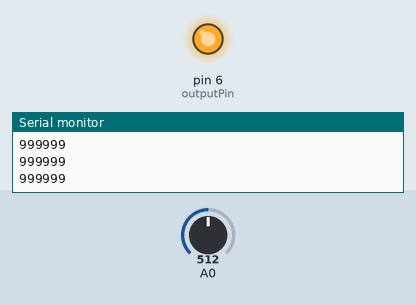
A sketch run on a simulated Arduino Uno, built with avr-gcc and run on an emulated ATmega328P. Shown: output pins drawn as LEDs (lit = HIGH), the last lines printed to the serial monitor. The inputs (shaded band) are chosen by the test bench; at power-on: A0 = 512. No radio packets arrive unless stated; pins used as bus, display or sensor lines are not drawn.

Above: at 1.2 s.
1.3 s: A0 set to 462
2.8 s: A0 set to 438
At 3.7 s:
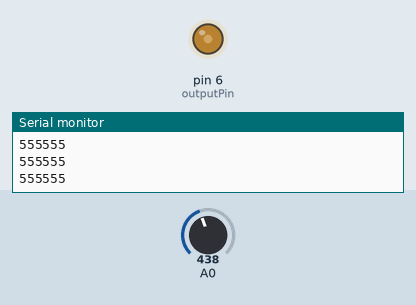
4.3 s: A0 set to 357
5.8 s: A0 set to 337
At 6.4 s:
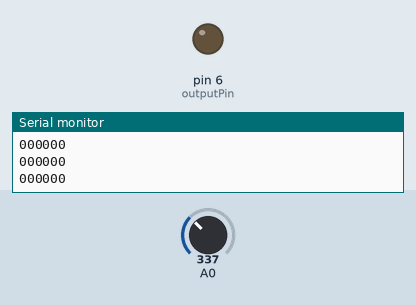
7.3 s: A0 set to 511
At 7.9 s:
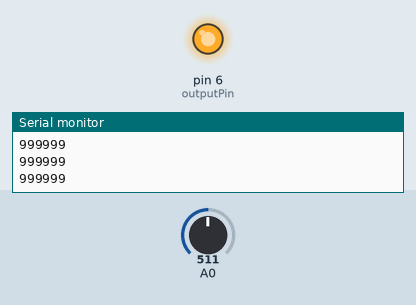
8.8 s: A0 set to 306
At 9.2 s:
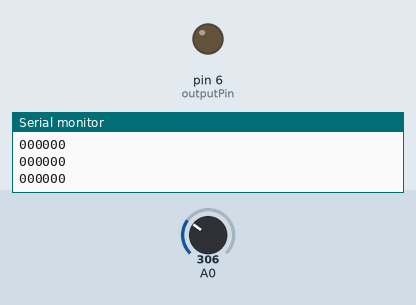
Timing chart, 0 to 11.3 s (numbered marks = the images above; inputs shaded):
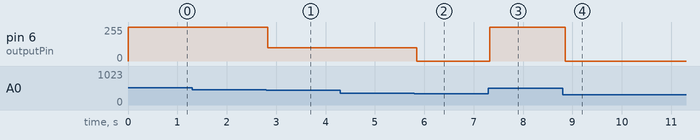

Measured:
- the behaviour switches between 451 and 450 on A0 (found by bisection; images 0 and 1)
- the behaviour switches between 351 and 350 on A0 (found by bisection; images 1 and 2)
- after the input at 2.8 s, pin 6 (outputPin): 255/255 → 100/255 at once
- after the input at 5.8 s, pin 6 (outputPin): 100/255 → 0/255 at once
- after the input at 7.3 s, pin 6 (outputPin): 0/255 → 255/255 at once
- after the input at 8.8 s, pin 6 (outputPin): 255/255 → 0/255 after 0.06 s

The sketch:

MyoMuxRF.ino
```cpp
#include <SPI.h>
#include <VirtualWire.h>

// All definitions
#define NUMCHANNELS 6
#define HEADERLEN 4
#define PACKETLEN (NUMCHANNELS * 2 + HEADERLEN + 1)
#define SAMPFREQ 256                      // ADC sampling rate 256
#define TIMER2VAL (1024/(SAMPFREQ))       // Set 256Hz sampling frequency
#define LED1  13
#define CAL_SIG 9


// Global constants and variables
volatile unsigned char TXBuf[PACKETLEN];  //The transmission packet
volatile unsigned char TXIndex;           //Next byte to write in the transmission packet.
volatile unsigned char CurrentCh;         //Current channel being sampled.
volatile unsigned char counter = 0;	  //Additional divider used to generate CAL_SIG
volatile unsigned int ADC_Value = 0;	  //ADC current value

const int feedBackPIN    = 13;
const int RFTransmitter  = 5;
const int numConnected   = 6;
const int baselineValue  = 300;
const int outputPin      = 6;

const int    msgBufferLen = 1024;
char         msgBuffer[msgBufferLen];
String       tempMsg;

// identify the controller pins for the Analog Multiplexor
// connected to the blue and red Olimex wires
int mux_blue_0 = 0;
int mux_blue_1 = 1;
int mux_blue_2 = 2;
int mux_blue_3 = 3;

int mux_red_0 = 8;
int mux_red_1 = 9;
int mux_red_2 = 10;
int mux_red_3 = 11;

int highThreshold = 150;
int midThreshold = 50;

String highSendValue = "9";
String midSendValue = "5";
String lowSendValue = "0";

// send a message over RF
void transmitMsg(String msg){
    msg.toCharArray(msgBuffer, msgBufferLen);
    vw_send((uint8_t*)msgBuffer, strlen(msgBuffer));
    vw_wait_tx();
}

void setup() {
  noInterrupts();  // Disable all interrupts before initialization

  pinMode(mux_blue_0, OUTPUT);
  pinMode(mux_blue_1, OUTPUT);
  pinMode(mux_blue_2, OUTPUT);
  pinMode(mux_blue_3, OUTPUT);

  pinMode(mux_red_0, OUTPUT);
  pinMode(mux_red_1, OUTPUT);
  pinMode(mux_red_2, OUTPUT);
  pinMode(mux_red_3, OUTPUT);

  digitalWrite(mux_blue_0, LOW);
  digitalWrite(mux_blue_1, LOW);
  digitalWrite(mux_blue_2, LOW);
  digitalWrite(mux_blue_3, LOW);

  digitalWrite(mux_red_0, LOW);
  digitalWrite(mux_red_1, LOW);
  digitalWrite(mux_red_2, LOW);
  digitalWrite(mux_red_3, LOW);

  Serial.begin(9600);

  pinMode(6, OUTPUT);

  vw_set_ptt_inverted(true);    // Required by the RF module
  vw_setup(2000);               // bps connection speed
  vw_set_tx_pin(RFTransmitter); // Arduino pin to connect the receiver data pin

  interrupts();  // Enable all interrupts after initialization has been completed
}

void loop() {
  // clear the message to transmit
  tempMsg  = "";

  // loop through all the used connections on the Mux
  for (int i = 0; i < numConnected; i++) {
    // the value comes in a wave, so remove that
    int diff = baselineValue - readMux(i);

    if ( abs(diff) > highThreshold ) {
      tempMsg += highSendValue;   // add the send value
      digitalWrite(13, HIGH);     // turn on the light
      analogWrite(outputPin, 255);        // tell the connected motor to go full
    } else if (abs(diff) > midThreshold && abs(diff) <= highThreshold) {
      tempMsg += midSendValue;
      analogWrite(outputPin, 100);
    } else {
      tempMsg += lowSendValue;
      analogWrite(outputPin, 0);         // turn the output off
    }
  }

  Serial.println(tempMsg); // for testing reference

  // send the string containing all the Myo values
  transmitMsg(tempMsg);
}

int readMux(int channel){
  // tell the pins on the multiplexor what to do
  int controlPinsBlue[] = {mux_blue_0, mux_blue_1, mux_blue_2, mux_blue_3};
  int controlPinsRed[] = {mux_red_0, mux_red_1, mux_red_2, mux_red_3};

  int muxChannel[16][4]={
    {0,0,0,0}, //channel 0
    {1,0,0,0}, //channel 1
    {0,1,0,0}, //channel 2
    {1,1,0,0}, //channel 3
    {0,0,1,0}, //channel 4
    {1,0,1,0}, //channel 5
    {0,1,1,0}, //channel 6
    {1,1,1,0}, //channel 7
    {0,0,0,1}, //channel 8
    {1,0,0,1}, //channel 9
    {0,1,0,1}, //channel 10
    {1,1,0,1}, //channel 11
    {0,0,1,1}, //channel 12
    {1,0,1,1}, //channel 13
    {0,1,1,1}, //channel 14
    {1,1,1,1}  //channel 15
  };

  //loop through the 4 sig
  for(int i = 0; i < 4; i ++){
    digitalWrite(controlPinsBlue[i], muxChannel[channel][i]);

    digitalWrite(controlPinsRed[i], muxChannel[channel][i]);
  }

  //read the value at the OLIMEX pin
  int val = analogRead(0);

  //return the value
  return val;
}
```
